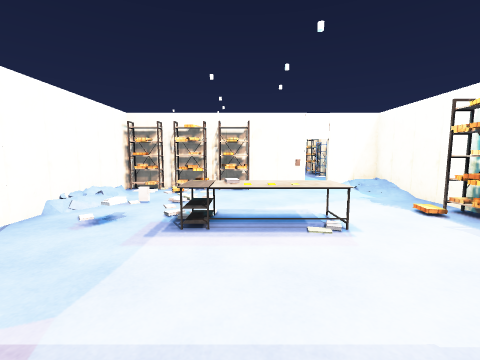
View 1 (above)

14 first-person views from a walk through a Unity game level. The camera is 1.3 m above the floor, tilts 6° down and sees 90° across. The floor is counted in squares, 1 m on a side. Each view is taken from the middle of a square. On the plan, view 1 faces up. The plan holds only what a view shows up to about 12 squares ahead; the rest is blank. The place goes on beyond the plan. The player character is not drawn. Some animated figures are left out. Door leaves are left out, so doorways stand open. Some surface patterns are stand-ins.

View 2
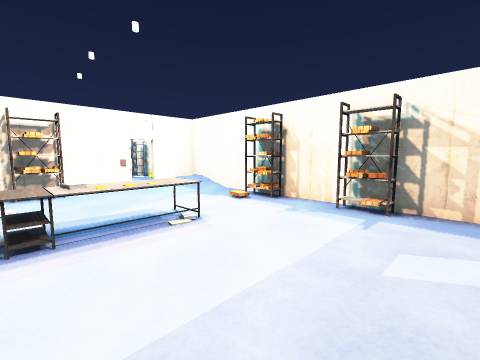

View 3
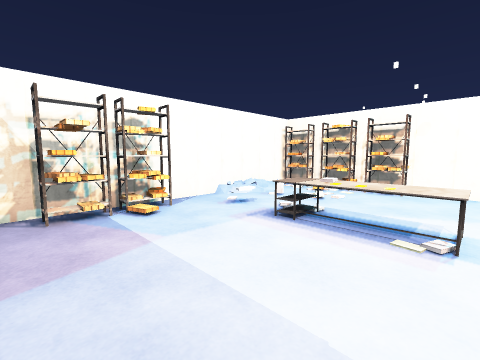

View 4
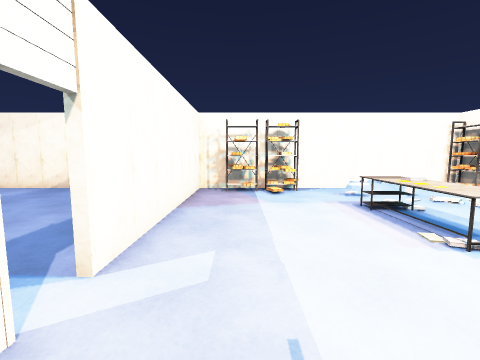

View 5
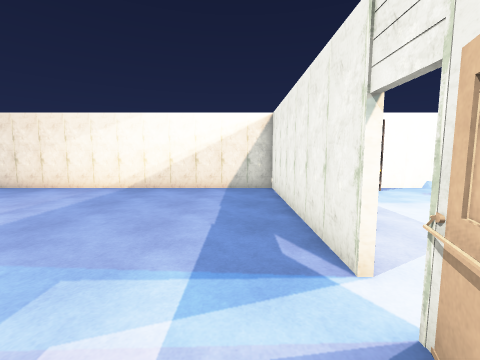

View 6
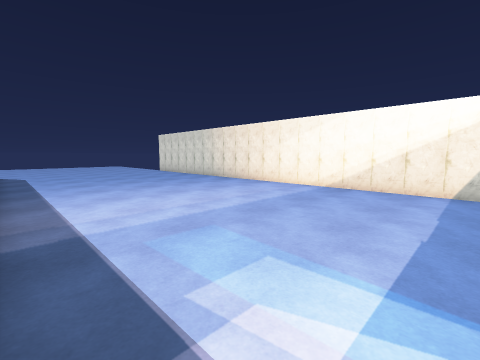

View 7
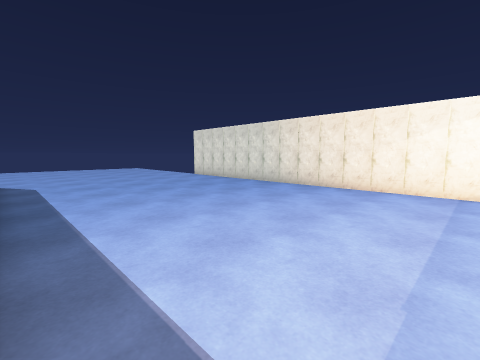

View 8
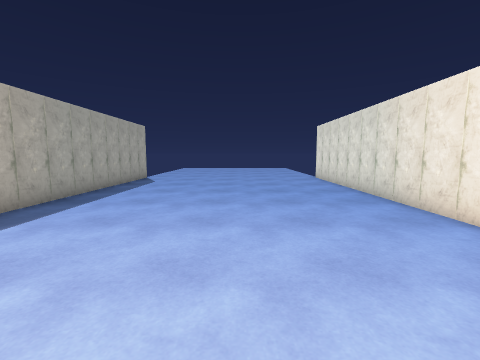

View 9
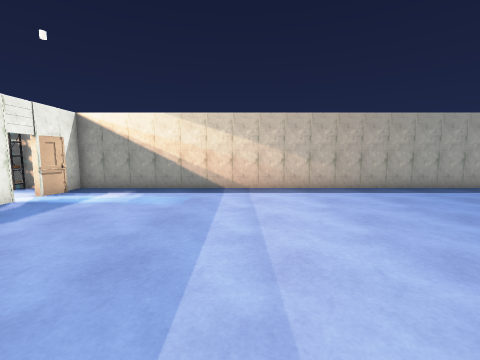

View 10
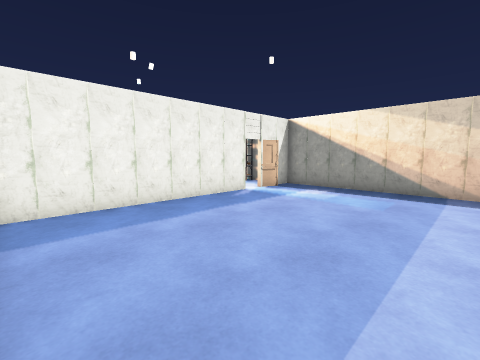

View 11
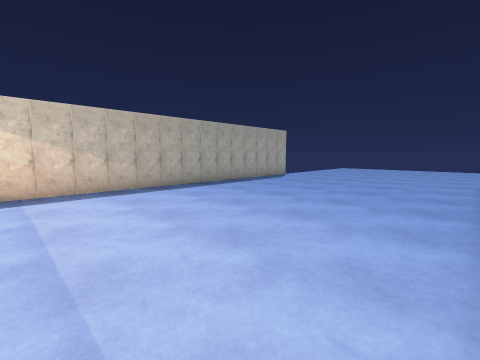

View 12
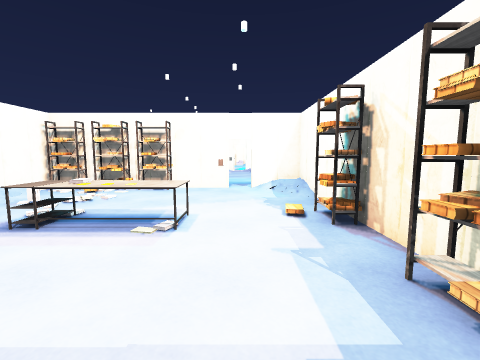

View 13
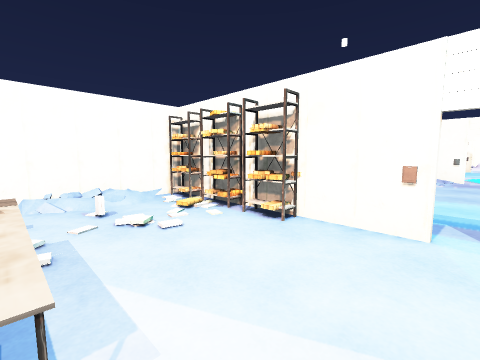

View 14
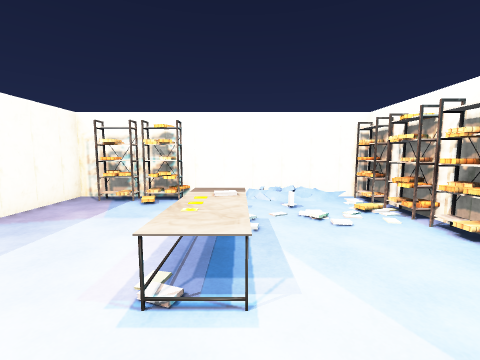

### Floor plan
Points are (right, up) in squares from view 1. A wall is a line through its corners. A room is listed if a view was taken in it or the views show most of it. See-through windows are left out.
Room 1 (views 1, 2, 3, 4, 12, 13, 14)
walls: (2.6, 9.4) (0.4, 9.4); (5.3, 2.4) (5.3, 9.4) (3.4, 9.4); (-4.3, 0.6) (-4.3, -0.9); (-4.3, 9.5) (-4.3, 3.4); (-4.4, -0.6) (2.6, -0.6); (5.3, -0.1) (5.3, 1.5)
ways out: opening at (3, -1) to room 2; open door at (3, 9.5)
objects: shelf (-4, 1); shelf (-4, 2) to (-4, 3); shelf (-4, 9) to (-3, 9); shelf (-2, 9); table (-1, 4) to (2, 5); shelf (-1, 9) to (0, 9); other object (0, 5); other object (0, 10); other object (2, 9); shelf (5, 2); shelf (5, 5)
Room 2 (views 5, 6, 7, 8, 9, 10, 11)
walls: (2.6, -0.7) (-4.2, -0.7); (4.4, -1) (3.5, -0.7); (-4.3, -0.9) (-4.3, -16.5); (5.3, -16.5) (5.3, -0.7) (4.6, -0.7)
ways out: opening at (3, -1) to room 1

Positions as (right, up) in squares from view 1, and headings:
1: (0, 0), facing up
2: (-1, 0), facing up-right
3: (2, 0), facing up-left
4: (5, 1), facing left
5: (5, -2), facing left
6: (5, -2), facing down-left
7: (5, -7), facing down-left
8: (0, -7), facing down
9: (-4, -7), facing right
10: (-4, -7), facing up-right
11: (-4, -7), facing down-right
12: (3, 0), facing up
13: (3, 5), facing up-left
14: (4, 5), facing left
